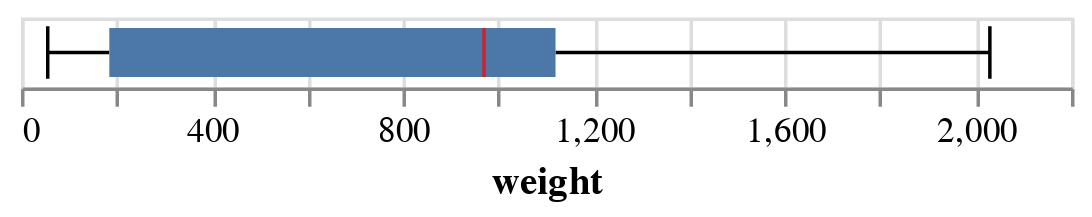

Notebook cell for this chart:
### Markdown cell above
---

## Part 2: Boxplots - Seeing the Statistics

### Anatomy of a Boxplot

Let's create the simplest possible boxplot and understand every part of it.



<div style="border-left: 5px solid #007BFF; padding: 1em; background-color: #F0F8FF;">

<h3><b>Viz Task: Boxplot of Hawk Weights</b></h3>

<ul>
<li>Use the <code>boxplot</code> mark to show the distribution of hawk weights.</li>
<li>Mark options:
<ul>
<li><code>median={"color": "red"}</code> — highlights the median in red.</li>
<li><code>extent=1.5</code> — sets the whisker length to 1.5</li>
<li><code>ticks=True</code> — shows tick marks for outliers.</li>
</ul>
</li>
<li>Encode:
<ul>
<li><code>weight</code> on the <b>x channel</b> as quantitative.</li>
</ul>
</li>
</ul>
</div>

### Code cell
# Simplest boxplot - just one variable
alt.Chart(hawks).mark_boxplot(median={"color": "red"}, extent=1.5, ticks=True).encode(x = 'weight:Q')

### Figure 1 — Vega-Lite specification as saved in the notebook (floating-point values rounded to 4 significant figures; data arrays with more than 128 entries replaced by an {"elided": "..."} marker saying what was removed)
{"config": {"view": {"continuousWidth": 300, "continuousHeight": 300}}, "data": {"name": "data-efb8497cf6d7139b18cdde9fcbe3adc4"}, "mark": {"type": "boxplot", "extent": 1.5, "median": {"color": "red"}, "ticks": true}, "encoding": {"x": {"field": "weight", "type": "quantitative"}}, "$schema": "https://vega.github.io/schema/vega-lite/v5.20.1.json", "datasets": {"data-efb8497cf6d7139b18cdde9fcbe3adc4": {"elided": "898 records"}}}
